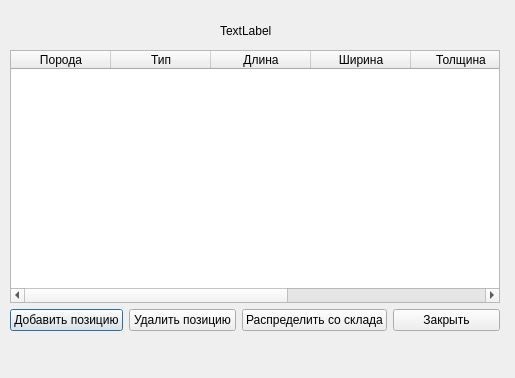
<?xml version="1.0" encoding="UTF-8"?>
<ui version="4.0">
 <class>OrderDetailDialog</class>
 <widget class="QDialog" name="OrderDetailDialog">
  <property name="geometry">
   <rect>
    <x>0</x>
    <y>0</y>
    <width>515</width>
    <height>378</height>
   </rect>
  </property>
  <property name="windowTitle">
   <string>Dialog</string>
  </property>
  <widget class="QLabel" name="lblCustomerInfo">
   <property name="geometry">
    <rect>
     <x>220</x>
     <y>20</y>
     <width>61</width>
     <height>21</height>
    </rect>
   </property>
   <property name="text">
    <string>TextLabel</string>
   </property>
  </widget>
  <widget class="QWidget" name="">
   <property name="geometry">
    <rect>
     <x>10</x>
     <y>50</y>
     <width>490</width>
     <height>281</height>
    </rect>
   </property>
   <layout class="QVBoxLayout" name="verticalLayout">
    <item>
     <widget class="QTableWidget" name="tblItems">
      <column>
       <property name="text">
        <string>Порода</string>
       </property>
      </column>
      <column>
       <property name="text">
        <string>Тип</string>
       </property>
      </column>
      <column>
       <property name="text">
        <string>Длина</string>
       </property>
      </column>
      <column>
       <property name="text">
        <string>Ширина</string>
       </property>
      </column>
      <column>
       <property name="text">
        <string>Толщина</string>
       </property>
      </column>
      <column>
       <property name="text">
        <string>Нужно м³</string>
       </property>
      </column>
      <column>
       <property name="text">
        <string>Выделено м³</string>
       </property>
      </column>
     </widget>
    </item>
    <item>
     <layout class="QHBoxLayout" name="horizontalLayout">
      <item>
       <widget class="QPushButton" name="btnAddItem">
        <property name="text">
         <string>Добавить позицию</string>
        </property>
       </widget>
      </item>
      <item>
       <widget class="QPushButton" name="btnDeleteItem">
        <property name="text">
         <string>Удалить позицию</string>
        </property>
       </widget>
      </item>
      <item>
       <widget class="QPushButton" name="btnAllocate">
        <property name="text">
         <string>Распределить со склада</string>
        </property>
       </widget>
      </item>
      <item>
       <widget class="QPushButton" name="btnClose">
        <property name="text">
         <string>Закрыть</string>
        </property>
       </widget>
      </item>
     </layout>
    </item>
   </layout>
  </widget>
 </widget>
 <resources/>
 <connections/>
</ui>
